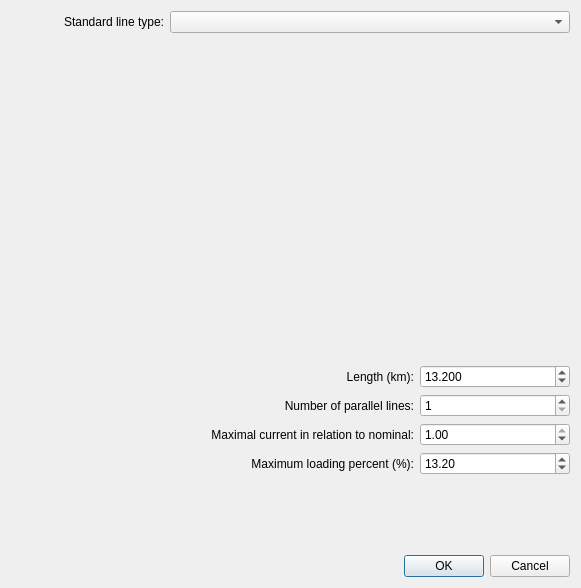
<?xml version="1.0" encoding="UTF-8"?>
<ui version="4.0">
 <class>Dialog</class>
 <widget class="QDialog" name="Dialog">
  <property name="geometry">
   <rect>
    <x>0</x>
    <y>0</y>
    <width>581</width>
    <height>588</height>
   </rect>
  </property>
  <property name="minimumSize">
   <size>
    <width>581</width>
    <height>588</height>
   </size>
  </property>
  <property name="maximumSize">
   <size>
    <width>581</width>
    <height>588</height>
   </size>
  </property>
  <property name="windowTitle">
   <string>Dialog</string>
  </property>
  <layout class="QVBoxLayout" name="verticalLayout">
   <item>
    <layout class="QHBoxLayout" name="horizontalLayout_4">
     <item>
      <widget class="QLabel" name="label_4">
       <property name="text">
        <string>Standard line type:</string>
       </property>
       <property name="alignment">
        <set>Qt::AlignRight|Qt::AlignTrailing|Qt::AlignVCenter</set>
       </property>
      </widget>
     </item>
     <item>
      <widget class="QComboBox" name="std_type">
       <property name="sizePolicy">
        <sizepolicy hsizetype="Preferred" vsizetype="Fixed">
         <horstretch>0</horstretch>
         <verstretch>0</verstretch>
        </sizepolicy>
       </property>
       <property name="minimumSize">
        <size>
         <width>400</width>
         <height>0</height>
        </size>
       </property>
      </widget>
     </item>
    </layout>
   </item>
   <item>
    <spacer name="verticalSpacer_2">
     <property name="orientation">
      <enum>Qt::Vertical</enum>
     </property>
     <property name="sizeType">
      <enum>QSizePolicy::Fixed</enum>
     </property>
     <property name="sizeHint" stdset="0">
      <size>
       <width>20</width>
       <height>10</height>
      </size>
     </property>
    </spacer>
   </item>
   <item>
    <widget class="QWidget" name="widget_table_container" native="true">
     <property name="minimumSize">
      <size>
       <width>0</width>
       <height>300</height>
      </size>
     </property>
     <layout class="QHBoxLayout" name="horizontalLayout_3">
      <item>
       <layout class="QHBoxLayout" name="horizontalLayout_5">
        <item>
         <spacer name="horizontalSpacer_2">
          <property name="orientation">
           <enum>Qt::Horizontal</enum>
          </property>
          <property name="sizeHint" stdset="0">
           <size>
            <width>40</width>
            <height>20</height>
           </size>
          </property>
         </spacer>
        </item>
        <item>
         <layout class="QVBoxLayout" name="layout_table">
          <property name="sizeConstraint">
           <enum>QLayout::SetMaximumSize</enum>
          </property>
         </layout>
        </item>
        <item>
         <spacer name="horizontalSpacer">
          <property name="orientation">
           <enum>Qt::Horizontal</enum>
          </property>
          <property name="sizeHint" stdset="0">
           <size>
            <width>40</width>
            <height>20</height>
           </size>
          </property>
         </spacer>
        </item>
       </layout>
      </item>
     </layout>
    </widget>
   </item>
   <item>
    <spacer name="verticalSpacer_3">
     <property name="orientation">
      <enum>Qt::Vertical</enum>
     </property>
     <property name="sizeType">
      <enum>QSizePolicy::Fixed</enum>
     </property>
     <property name="sizeHint" stdset="0">
      <size>
       <width>20</width>
       <height>10</height>
      </size>
     </property>
    </spacer>
   </item>
   <item>
    <layout class="QHBoxLayout" name="horizontalLayout">
     <item>
      <spacer name="horizontalSpacer_3">
       <property name="orientation">
        <enum>Qt::Horizontal</enum>
       </property>
       <property name="sizeHint" stdset="0">
        <size>
         <width>40</width>
         <height>20</height>
        </size>
       </property>
      </spacer>
     </item>
     <item>
      <widget class="QLabel" name="label">
       <property name="text">
        <string>Length (km):</string>
       </property>
       <property name="alignment">
        <set>Qt::AlignRight|Qt::AlignTrailing|Qt::AlignVCenter</set>
       </property>
      </widget>
     </item>
     <item>
      <widget class="QDoubleSpinBox" name="length_km">
       <property name="minimumSize">
        <size>
         <width>150</width>
         <height>0</height>
        </size>
       </property>
       <property name="decimals">
        <number>3</number>
       </property>
       <property name="minimum">
        <double>0.001000000000000</double>
       </property>
       <property name="maximum">
        <double>5000.000000000000000</double>
       </property>
       <property name="singleStep">
        <double>1.000000000000000</double>
       </property>
       <property name="value">
        <double>13.199999999999999</double>
       </property>
      </widget>
     </item>
    </layout>
   </item>
   <item>
    <layout class="QHBoxLayout" name="horizontalLayout_26">
     <item>
      <spacer name="horizontalSpacer_4">
       <property name="orientation">
        <enum>Qt::Horizontal</enum>
       </property>
       <property name="sizeHint" stdset="0">
        <size>
         <width>40</width>
         <height>20</height>
        </size>
       </property>
      </spacer>
     </item>
     <item>
      <widget class="QLabel" name="label_25">
       <property name="text">
        <string>Number of parallel lines:</string>
       </property>
       <property name="alignment">
        <set>Qt::AlignRight|Qt::AlignTrailing|Qt::AlignVCenter</set>
       </property>
      </widget>
     </item>
     <item>
      <widget class="QDoubleSpinBox" name="parallel">
       <property name="minimumSize">
        <size>
         <width>150</width>
         <height>0</height>
        </size>
       </property>
       <property name="decimals">
        <number>0</number>
       </property>
       <property name="minimum">
        <double>1.000000000000000</double>
       </property>
       <property name="maximum">
        <double>10.000000000000000</double>
       </property>
       <property name="singleStep">
        <double>1.000000000000000</double>
       </property>
       <property name="value">
        <double>1.000000000000000</double>
       </property>
      </widget>
     </item>
    </layout>
   </item>
   <item>
    <layout class="QHBoxLayout" name="horizontalLayout_27">
     <item>
      <spacer name="horizontalSpacer_5">
       <property name="orientation">
        <enum>Qt::Horizontal</enum>
       </property>
       <property name="sizeHint" stdset="0">
        <size>
         <width>40</width>
         <height>20</height>
        </size>
       </property>
      </spacer>
     </item>
     <item>
      <widget class="QLabel" name="label_26">
       <property name="text">
        <string>Maximal current in relation to nominal:</string>
       </property>
       <property name="alignment">
        <set>Qt::AlignRight|Qt::AlignTrailing|Qt::AlignVCenter</set>
       </property>
      </widget>
     </item>
     <item>
      <widget class="QDoubleSpinBox" name="df">
       <property name="minimumSize">
        <size>
         <width>150</width>
         <height>0</height>
        </size>
       </property>
       <property name="decimals">
        <number>2</number>
       </property>
       <property name="minimum">
        <double>0.010000000000000</double>
       </property>
       <property name="maximum">
        <double>1.000000000000000</double>
       </property>
       <property name="singleStep">
        <double>0.010000000000000</double>
       </property>
       <property name="value">
        <double>1.000000000000000</double>
       </property>
      </widget>
     </item>
    </layout>
   </item>
   <item>
    <layout class="QHBoxLayout" name="horizontalLayout_2">
     <item>
      <spacer name="horizontalSpacer_6">
       <property name="orientation">
        <enum>Qt::Horizontal</enum>
       </property>
       <property name="sizeHint" stdset="0">
        <size>
         <width>40</width>
         <height>20</height>
        </size>
       </property>
      </spacer>
     </item>
     <item>
      <widget class="QLabel" name="label_2">
       <property name="text">
        <string>Maximum loading percent (%):</string>
       </property>
       <property name="alignment">
        <set>Qt::AlignRight|Qt::AlignTrailing|Qt::AlignVCenter</set>
       </property>
      </widget>
     </item>
     <item>
      <widget class="QDoubleSpinBox" name="max_loading_percent">
       <property name="minimumSize">
        <size>
         <width>150</width>
         <height>0</height>
        </size>
       </property>
       <property name="minimum">
        <double>0.010000000000000</double>
       </property>
       <property name="maximum">
        <double>100.000000000000000</double>
       </property>
       <property name="singleStep">
        <double>10.000000000000000</double>
       </property>
       <property name="value">
        <double>13.199999999999999</double>
       </property>
      </widget>
     </item>
    </layout>
   </item>
   <item>
    <spacer name="verticalSpacer">
     <property name="orientation">
      <enum>Qt::Vertical</enum>
     </property>
     <property name="sizeType">
      <enum>QSizePolicy::Expanding</enum>
     </property>
     <property name="sizeHint" stdset="0">
      <size>
       <width>20</width>
       <height>40</height>
      </size>
     </property>
    </spacer>
   </item>
   <item>
    <widget class="QDialogButtonBox" name="buttonBox">
     <property name="orientation">
      <enum>Qt::Horizontal</enum>
     </property>
     <property name="standardButtons">
      <set>QDialogButtonBox::Cancel|QDialogButtonBox::Ok</set>
     </property>
    </widget>
   </item>
  </layout>
 </widget>
 <resources/>
 <connections>
  <connection>
   <sender>buttonBox</sender>
   <signal>accepted()</signal>
   <receiver>Dialog</receiver>
   <slot>accept()</slot>
   <hints>
    <hint type="sourcelabel">
     <x>254</x>
     <y>549</y>
    </hint>
    <hint type="destinationlabel">
     <x>157</x>
     <y>274</y>
    </hint>
   </hints>
  </connection>
  <connection>
   <sender>buttonBox</sender>
   <signal>rejected()</signal>
   <receiver>Dialog</receiver>
   <slot>reject()</slot>
   <hints>
    <hint type="sourcelabel">
     <x>322</x>
     <y>549</y>
    </hint>
    <hint type="destinationlabel">
     <x>286</x>
     <y>274</y>
    </hint>
   </hints>
  </connection>
 </connections>
</ui>
